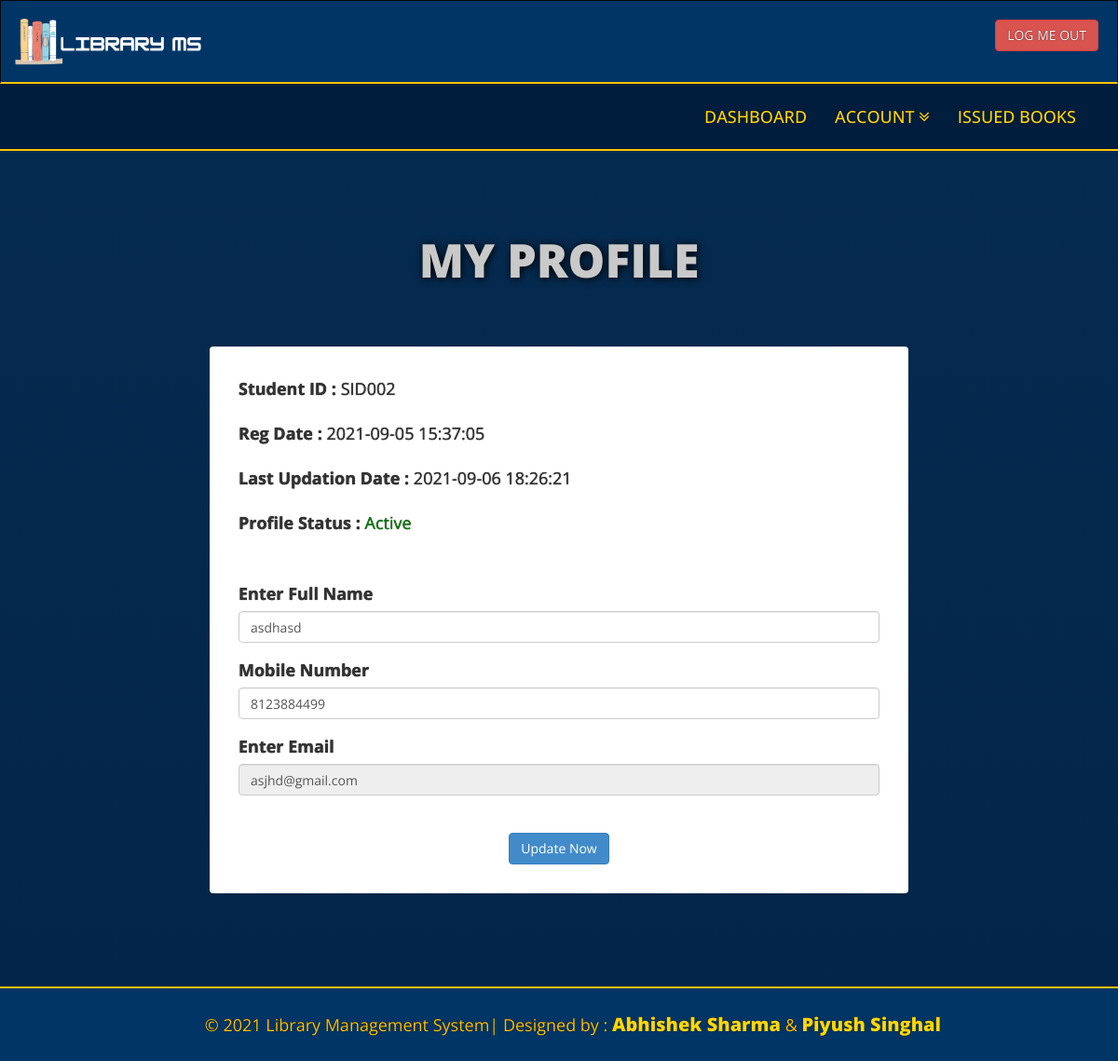
Page /library/my-profile.php (signed in) on the committed database.
### tables this page shows
CREATE TABLE `tblstudents` (
  `id` int(11) NOT NULL,
  `StudentId` varchar(100) DEFAULT NULL,
  `FullName` varchar(120) DEFAULT NULL,
  `EmailId` varchar(120) DEFAULT NULL,
  `MobileNumber` char(11) DEFAULT NULL,
  `Password` varchar(120) DEFAULT NULL,
  `Status` int(1) DEFAULT NULL,
  `RegDate` timestamp NULL DEFAULT CURRENT_TIMESTAMP,
  `UpdationDate` timestamp NULL DEFAULT NULL ON UPDATE CURRENT_TIMESTAMP
);

### library/my-profile.php (the view, shortened to what this page needs)
<?php
include('includes/config.php');
if (strlen($_SESSION['login']) == 0) {
    header('location:index.php');
} else {
?>
<!DOCTYPE html>
<html xmlns="http://www.w3.org/1999/xhtml">
<head>
    <link href="assets/css/bootstrap.css" rel="stylesheet" />
    <link href="assets/css/font-awesome.css" rel="stylesheet" />
    <link href="assets/css/style.css" rel="stylesheet" />
</head>
<body>
    <?php include('includes/header.php'); ?>
    <div class="content-wrapper">
        <div class="container">
            <div class="row pad-botm">
                <div class="col-md-12">
                    <h4 class="header-line">My Profile</h4>
                </div>
            </div>
            <div class="row">
                <div class="col-md-8 col-md-offset-2">
                    <div class="panel ">
                        <div style="padding:30px;text-align: justify;" class="panel-body">
                            <form name="signup" method="post">
                                <?php
                                    $sid = $_SESSION['stdid'];
                                    $sql = "SELECT StudentId,FullName,EmailId,MobileNumber,RegDate,UpdationDate,Status from  tblstudents  where StudentId=:sid ";
                                    $query = $dbh->prepare($sql);
                                    $query->bindParam(':sid', $sid, PDO::PARAM_STR);
                                    $query->execute();
                                    $results = $query->fetchAll(PDO::FETCH_OBJ);
                                    if ($query->rowCount() > 0) {
                                        foreach ($results as $result) {               ?>
                                <div class="form-group">
                                    <label>Student ID : </label>
                                    <?php echo htmlentities($result->StudentId); ?>
                                </div>
                                <div class="form-group">
                                    <label>Reg Date : </label>
                                    <?php echo htmlentities($result->RegDate); ?>
                                </div>
                                <?php if ($result->UpdationDate != "") { ?>
                                <div class="form-group">
                                    <label>Last Updation Date : </label>
                                    <?php echo htmlentities($result->UpdationDate); ?>
                                </div>
                                <?php } ?>
                                <div class="form-group">
                                    <label>Profile Status : </label>
                                    <?php if ($result->Status == 1) { ?>
                                    <span style="color: green">Active</span>
                                    <?php } else { ?>
                                    <span style="color: red">Blocked</span>
                                    <?php } ?>
                                </div>
                                <br>
                                <div class="form-group">
                                    <label>Enter Full Name</label>
                                    <input class="form-control" type="text" name="fullanme"
                                        value="<?php echo htmlentities($result->FullName); ?>" autocomplete="off"
                                        required />
                                </div>
                                <div class="form-group">
                                    <label>Mobile Number</label>
                                    <input class="form-control" type="text" name="mobileno" maxlength="10"
                                        value="<?php echo htmlentities($result->MobileNumber); ?>" autocomplete="off"
                                        required />
                                </div>
                                <div class="form-group">
                                    <label>Enter Email</label>
                                    <input class="form-control" type="email" name="email" id="emailid"
                                        value="<?php echo htmlentities($result->EmailId); ?>" autocomplete="off"
                                        required readonly />
                                </div>
                                <?php }
                                    } ?>
                                <div style="margin-top:40px;text-align: center;">
                                    <button type="submit" name="update" class="btn btn-primary" id="submit">Update Now
                                    </button>
                                </div>
                            </form>
                        </div>
                    </div>
                </div>
            </div>
        </div>
    </div>
    <?php include('includes/footer.php'); ?>
</body>
</html>
<?php } ?>

### library/assets/css/style.css (style rules this page uses)
﻿body, html { font-family: "Open Sans", sans-serif; line-height: 28px; font-size: 18px; text-shadow: 0px 0px 1px #000; overflow-x: hidden; }
.content-wrapper { padding: 80px 0; min-height: 800px; background: linear-gradient(#062b50, #032549); margin-top: 0px; text-align: center; }
.header-line { font-size: 50px; text-shadow: 1px 1px 10px #000; color: #c9c9c9; font-weight: 900; padding-bottom: 25px; text-transform: uppercase; }
.pad-botm { padding-bottom: 30px; }

### rows in the picture
tblstudents: StudentId "SID002", RegDate "2021-09-05 15:37:05", UpdationDate "2021-09-06 18:26:21", Status "Active", fullanme "asdhasd", mobileno "8123884499", email "asjhd@gmail.com"
